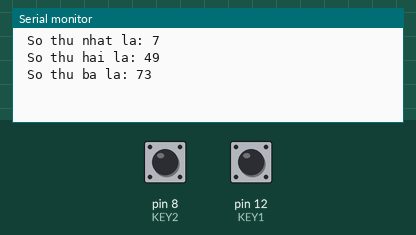
This sketch was run on a simulated Arduino Uno, built with avr-gcc and run on an emulated ATmega328P. Parts: the last lines printed to the serial monitor. The test bench sets the inputs (shaded band); at power-on: pin 8 (KEY2) HIGH, pin 12 (KEY1) HIGH. Random numbers use the default seed unless the sketch sets one.

Above: at 1.2 s.
1.3 s: pin 8 (KEY2) pulled LOW for 0.15 s
At 1.9 s:
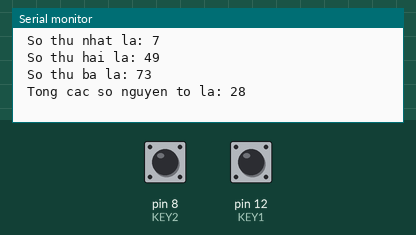
2.9 s: pin 12 (KEY1) pulled LOW for 0.15 s
At 3.7 s:
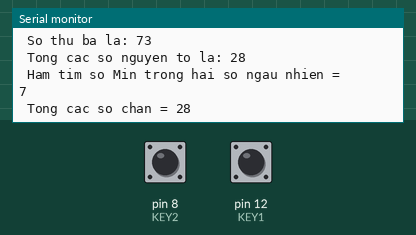

Measured:
- after the input at 1.3 s, the serial monitor: prints a new line at once (image 1)
- after the input at 2.9 s, the serial monitor: prints a new line at once (image 2)

The sketch:

code_BTVN_LTN_bai5.ino
```cpp
#define KEY1 12
#define KEY2 8
int x, y, z;
void Taoso(int *so)
{
  *so = random(100);
}
int Tim_Min( int a, int b, int c)
{
 int min1, min2;
 min1=(a<b)?a:b;
 min2=(min1<c)?min1:c;
 return min2;
}

int Tong_So_Chan(int a, int b, int c)
{
  int S;
  S = 0;
  if (a%2 == 0)
  {
    S = S + a;
  }
  if (b%2 == 0)
  {
    S = S + b;
  }
  if (c%2 == 0)
  {
    S = S + c;
  }
  return S;
}

int Tong_So_NT( int a, int b, int c)
{
  int snt ;
  snt = 0;
    for (int i = 2; i < (a - 1); i++){
        if (a%i != 0){
            snt = snt + a;
        }
    }


 return snt;
}

void setup() {
  // put your setup code here, to run once:
    Serial.begin(9600);
    pinMode(KEY1,INPUT);
    pinMode(KEY2,INPUT);
    Taoso(&x);
    Taoso(&y);
    Taoso(&z);
    Serial.print("\n So thu nhat la: ");
    Serial.println(x);
    Serial.print("\n So thu hai la: ");
    Serial.println(y);
    Serial.print("\n So thu ba la: ");
    Serial.println(z);
}

void loop() {
  // put your main code here, to run repeatedly:


  if(digitalRead(KEY1) == 0)
    {Serial.print("\n Ham tim so Min trong hai so ngau nhien = ");
    Serial.print("\n");
    Serial.println(Tim_Min(x,y,z));
    Serial.print("\n Tong cac so chan = ");
    Serial.println(Tong_So_NT( x,y,z));
    delay(1000);
    }
   if(digitalRead(KEY2)==0)
   {
    Serial.print("\n Tong cac so nguyen to la: ");
    Serial.println(Tong_So_NT(x,y,z));
    delay(1000);
   }
}
```
